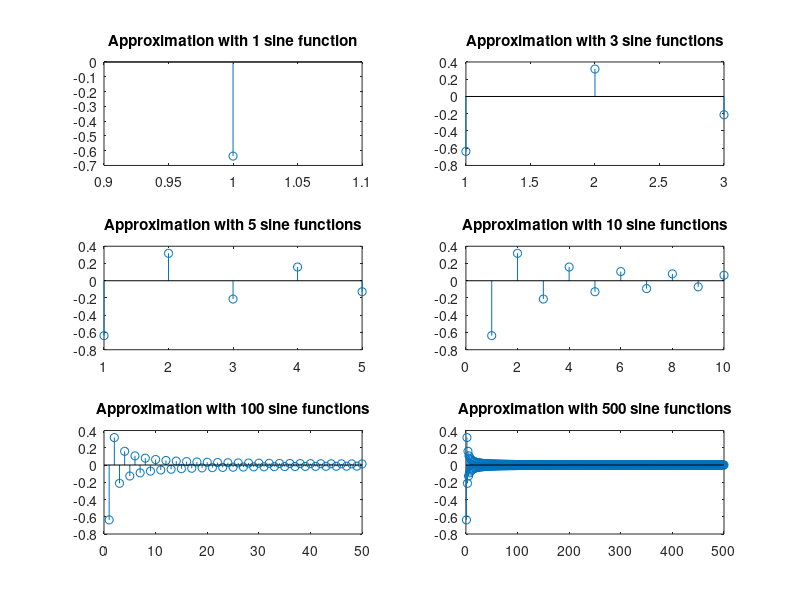

This figure's MATLAB source:
sc = figure ('name', 'Sawtooth waves - freq');
figure(sc);
y = 0;

for k = 1
    A = ((-1).^k)*(2/(pi*k));
end
subplot(3,2,1)
stem(k,A)
hold on
title('Approximation with 1 sine function')


A = zeros(1,3);
for k = 1:3; 
    A(1,k) = ((-1).^k)*(2/(pi*k));
end
subplot(3,2,2)
k = 1:1:3
stem(k,A)
hold on
title('Approximation with 3 sine functions')


A = zeros(1,5);
for k = 1:5; 
    A(1,k) = ((-1).^k)*(2/(pi*k));
end
subplot(3,2,3)
k = 1:1:5;
stem(k,A)
hold on
title('Approximation with 5 sine functions')


A = zeros(1,10);
for k = 1:10; 
    A(1,k) = ((-1).^k)*(2/(pi*k));
end
subplot(3,2,4)
k = 1:1:10;

stem(k,A)
hold on
title('Approximation with 10 sine functions')


A = zeros(1,50);
for k = 1:50; 
    A(1,k) = ((-1).^k)*(2/(pi*k));
end
subplot(3,2,5)
k = 1:1:50;
stem(k,A)
hold on
title('Approximation with 100 sine functions')

A = zeros(1,500);
for k = 1:500; 
    A(1,k) = ((-1).^k)*(2/(pi*k));
end
subplot(3,2,6)
k = 1:1:500;
stem(k,A)
hold on
title('Approximation with 500 sine functions')